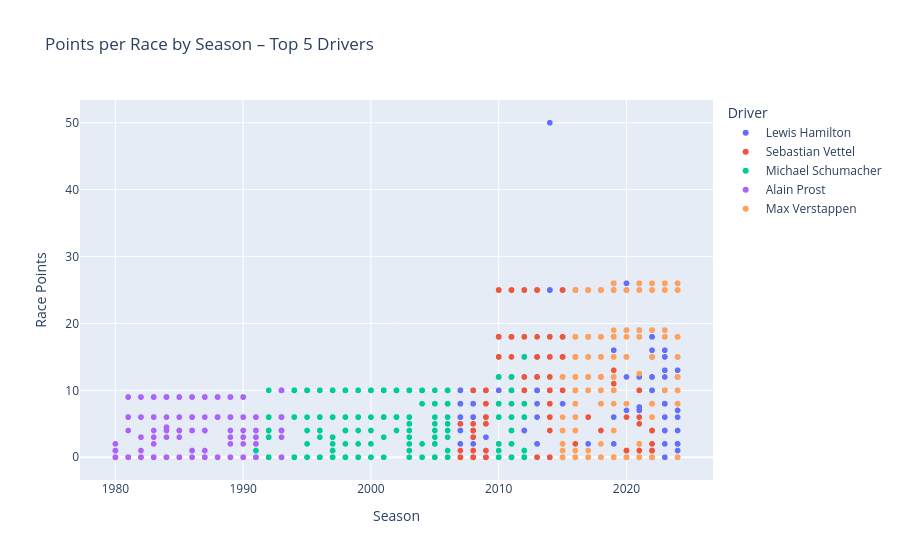

The cell this chart's notebook holds for it:
### Code cell
#Points Per Race by Season
fig = px.scatter(
    filtered_df,
    x='year',
    y='points',
    color='driver_name',
    title='Points per Race by Season – Top 5 Drivers',
    labels={'points': 'Race Points', 'year': 'Season'},
    hover_data=['constructor_name']
)
fig.update_layout(legend_title_text='Driver')
fig.show()

### Figure 1 — Plotly figure (JSON) as saved in the notebook; plotly's stock layout.template omitted (floating-point values rounded to 4 significant figures; data arrays with more than 128 entries replaced by an {"elided": "..."} marker saying what was removed)
{"data": [{"customdata": {"elided": "356x1 str values"}, "hovertemplate": "driver_name=Lewis Hamilton<br>Season=%{x}<br>Race Points=%{y}<br>constructor_name=%{customdata[0]}<extra></extra>", "legendgroup": "Lewis Hamilton", "marker": {"color": "#636efa", "symbol": "circle"}, "mode": "markers", "name": "Lewis Hamilton", "showlegend": true, "type": "scattergl", "x": {"elided": "356 int values"}, "xaxis": "x", "y": {"elided": "356 float values"}, "yaxis": "y"}, {"customdata": {"elided": "300x1 str values"}, "hovertemplate": "driver_name=Sebastian Vettel<br>Season=%{x}<br>Race Points=%{y}<br>constructor_name=%{customdata[0]}<extra></extra>", "legendgroup": "Sebastian Vettel", "marker": {"color": "#EF553B", "symbol": "circle"}, "mode": "markers", "name": "Sebastian Vettel", "showlegend": true, "type": "scattergl", "x": {"elided": "300 int values"}, "xaxis": "x", "y": {"elided": "300 int values"}, "yaxis": "y"}, {"customdata": {"elided": "308x1 str values"}, "hovertemplate": "driver_name=Michael Schumacher<br>Season=%{x}<br>Race Points=%{y}<br>constructor_name=%{customdata[0]}<extra></extra>", "legendgroup": "Michael Schumacher", "marker": {"color": "#00cc96", "symbol": "circle"}, "mode": "markers", "name": "Michael Schumacher", "showlegend": true, "type": "scattergl", "x": {"elided": "308 int values"}, "xaxis": "x", "y": {"elided": "308 int values"}, "yaxis": "y"}, {"customdata": {"elided": "202x1 str values"}, "hovertemplate": "driver_name=Alain Prost<br>Season=%{x}<br>Race Points=%{y}<br>constructor_name=%{customdata[0]}<extra></extra>", "legendgroup": "Alain Prost", "marker": {"color": "#ab63fa", "symbol": "circle"}, "mode": "markers", "name": "Alain Prost", "showlegend": true, "type": "scattergl", "x": {"elided": "202 int values"}, "xaxis": "x", "y": {"elided": "202 float values"}, "yaxis": "y"}, {"customdata": {"elided": "209x1 str values"}, "hovertemplate": "driver_name=Max Verstappen<br>Season=%{x}<br>Race Points=%{y}<br>constructor_name=%{customdata[0]}<extra></extra>", "legendgroup": "Max Verstappen", "marker": {"color": "#FFA15A", "symbol": "circle"}, "mode": "markers", "name": "Max Verstappen", "showlegend": true, "type": "scattergl", "x": {"elided": "209 int values"}, "xaxis": "x", "y": {"elided": "209 float values"}, "yaxis": "y"}], "layout": {"legend": {"title": {"text": "Driver"}, "tracegroupgap": 0}, "title": {"text": "Points per Race by Season – Top 5 Drivers"}, "xaxis": {"anchor": "y", "domain": [0, 1], "title": {"text": "Season"}}, "yaxis": {"anchor": "x", "domain": [0, 1], "title": {"text": "Race Points"}}}}
